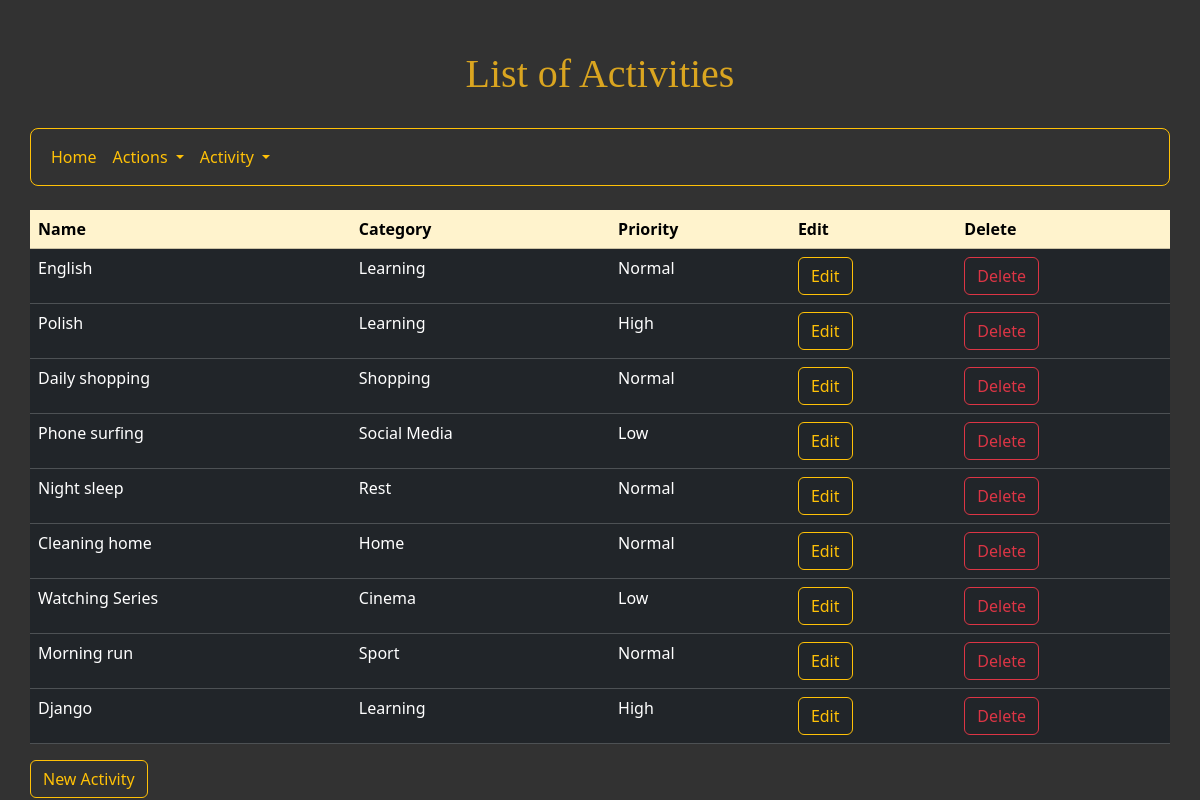
The page /planner/activity_list/ on the database its author committed.
### planner/models.py (models this page shows, shortened)
class Activity(models.Model):
    class Meta:
        verbose_name_plural='Activities'
    class Priority(models.IntegerChoices):
        high=3, ('High')
        normal=2, ('Normal')
        low=1, ('Low')
    name=models.CharField(max_length=100)
    category=models.ManyToManyField(Category)
    priority=models.IntegerField(choices=Priority.choices,
                                 default=Priority.normal,
                                 verbose_name='Priority')

class Category(models.Model):
    name=models.CharField(max_length=100)
    class Meta:
        verbose_name_plural='Categories'

### planner/views.py (the view)
# urls.py: path('activity_list/',ActivityListView.as_view(),name='activity_list'),
class ActivityListView(ListView):
    model=Activity

### planner/templates/planner/activity_list.html (shortened to what this page needs)
<html lang="en">
<head>
    <link href="https://cdn.jsdelivr.net/npm/bootstrap@5.3.1/dist/css/bootstrap.min.css" rel="stylesheet">
</head>
<body style="background-color: rgb(50, 50, 50);">
    <h1 style="text-align: center; position: relative ;top: 50px ;color: goldenrod;font-family: Impact;">List of Activities</h1>
<br><br><br>
<nav class=" navbar navbar-expand-lg ; center ; border border-warning ; rounded-3"  style="background-color: rgb(50, 50, 50);">
  <div class="container-fluid">
    <div class="collapse navbar-collapse" id="navbarScroll">
      <ul class="navbar-nav me-auto my-2 my-lg-0 navbar-nav-scroll" style="--bs-scroll-height: 100px;">
        <li class="nav-item">
          <a class="nav-link active ; text-warning " aria-current="page" href="/planner/">Home</a>
        </li>
        <li class="nav-item dropdown ;">
          <a class="nav-link dropdown-toggle ; text-warning ; bg-transparent" href="#" role="button" data-bs-toggle="dropdown" aria-expanded="false">
            Actions
          </a>
        </li>
        <li class="nav-item dropdown ;">
          <a class="nav-link dropdown-toggle ; text-warning ; bg-transparent" href="#" role="button" data-bs-toggle="dropdown" aria-expanded="false">
            Activity
          </a>
        </li>
      </ul>
    </div>
  </div>
</nav>
<br>
<div style="align-items: center;" class="center">
    <table class="table" style="align-items: center;" >
    <thead style="background-color: rgb(50, 50, 50);">
      <tr>
        <th class="table-warning" scope="col">Name </th>
        <th class="table-warning" scope="col">Category</th>
        <th class="table-warning" scope="col">Priority</th>
        <th class="table-warning" scope="col">Edit</th>
        <th class="table-warning" scope="col">Delete</th>
      </tr>
    </thead>
    <tbody>
        {% for activity in activity_list %}
        {% for field in activity.category.all %}
      <tr>
        <td class="table-dark">{{activity.name}}</td>
        <td class="table-dark">{{field.name}}</td>
        <td class="table-dark">{{activity.get_priority_display}}</td>
        <td class="table-dark"><a class="btn btn-outline-warning" href="/planner/activity_update/{{activity.id}}">Edit</a></td>
        <td class="table-dark"><a class="btn btn-outline-danger" href="/planner/delete_activity/{{activity.id}}">Delete</a></td>
      </tr>
      {% endfor %}
      {% endfor %}
    </tbody>
  </table>
  <div><a href="/planner/activity_form/" class="btn btn-outline-warning">New Activity</a>
</div>
</body>
</html>

### planner/templates/planner/activity_list.html (style rules this page uses)
.center { margin: auto; width: 95%; }

### rows shown on the page
Activity: name "English", priority "Normal"
Category: name "Learning"
Activity: name "Polish", priority "High"
Activity: name "Daily shopping", priority "Normal"
Category: name "Shopping"
Activity: name "Phone surfing", priority "Low"
Category: name "Social Media"
Activity: name "Night sleep", priority "Normal"
Category: name "Rest"
Activity: name "Cleaning home", priority "Normal"
Category: name "Home"
Activity: name "Watching Series", priority "Low"
Category: name "Cinema"
Activity: name "Morning run", priority "Normal"
Category: name "Sport"
Activity: name "Django", priority "High"
